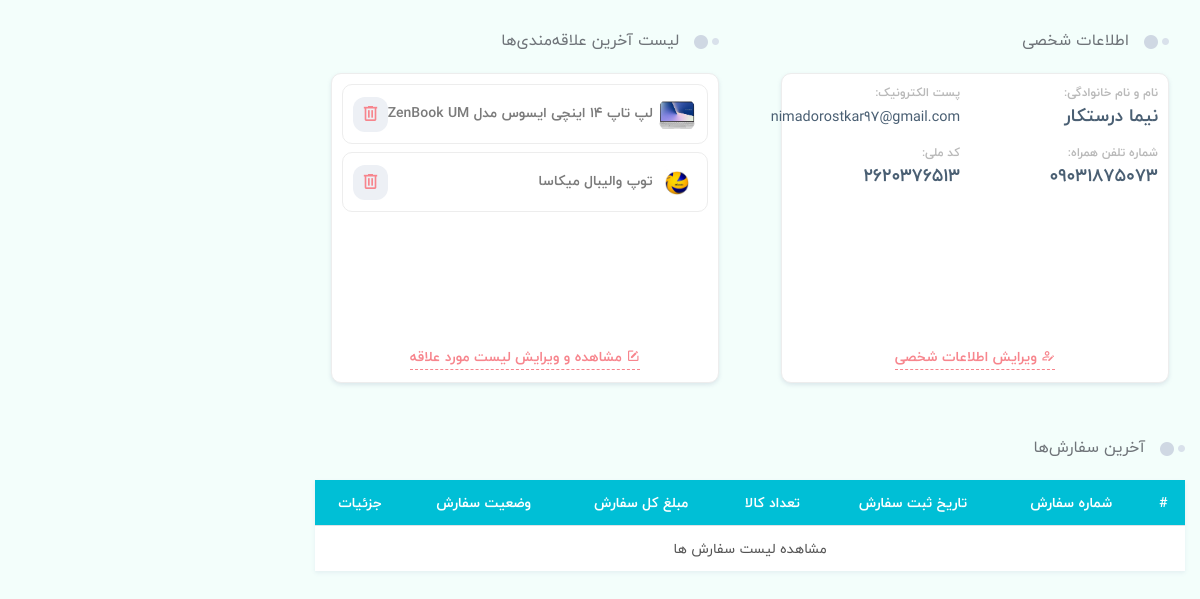
The app's page /profile (signed in) with its own data.
### eshop_account/models.py (models this page shows, shortened)
class UserProfile(models.Model):
    user = models.OneToOneField(User, on_delete=models.CASCADE, verbose_name='نام', related_name='profile')
    phone = models.CharField(blank=True, max_length=20, verbose_name='تلفن')
    national_code = models.CharField(blank=True, max_length=20, verbose_name='کدملی', default='_')
    image = models.ImageField(blank=True, null=True, upload_to=upload_image_path, verbose_name='تصویر')
    class Meta:
        verbose_name = 'کاربر'
        verbose_name_plural = 'کاربران'
    def user_name(self):
        return self.user.first_name + ' ' + self.user.last_name + ' ( ' + self.user.username + ' ) '
    user_name.short_description = 'نام کاربری'
    def image_tag(self):
        if self.image:
            return mark_safe('<img src="{}" height="50"/>'.format(self.image.url))
    image_tag.short_description = 'تصویر'

### eshop_product/models.py (models this page shows, shortened)
class Product(models.Model):
    STATUS = (
        ('True', "فعال"),
        ("False", "غیرفعال")
    )
    VARIANTS = (
        ('None', 'هیچ'),
        ('Size', 'سایز'),
        ('Color', 'رنگ'),
        ('Size-Color', 'سایزـ‌رنگ'),
    )
    category = models.ForeignKey(Category, on_delete=models.SET_NULL, null=True, verbose_name='دسته')
    brand = models.ForeignKey(Brand, on_delete=models.SET_NULL, blank=True, null=True, verbose_name='برند')
    title = models.CharField(max_length=200, verbose_name='عنوان فارسی')
    title_eng = models.CharField(max_length=150, blank=True, null=True, verbose_name='عنوان انگلیسی')
    keyword = models.CharField(max_length=250, verbose_name='کلمه کلیدی')
    variant = models.CharField(max_length=10, choices=VARIANTS, default='None', verbose_name='تنوع')
    description = models.CharField(max_length=300, verbose_name='توضیحات')
    image = models.ImageField(upload_to=upload_image_path, verbose_name='تصویر')
    price = models.IntegerField(verbose_name='قیمت')
    amount = models.IntegerField(verbose_name='تعداد')
    all_sale = models.IntegerField(default=0, verbose_name='تعداد فروش')
    view_count = models.BigIntegerField(default=0, verbose_name='تعداد بازدیدها')
    details = RichTextUploadingField(verbose_name='جزئيات محصول')
    analyze = RichTextUploadingField(blank=True, null=True, verbose_name='نقد و بررسی')
    status = models.CharField(max_length=50, choices=STATUS, verbose_name='وضعیت')
    slug = models.SlugField(verbose_name='عبارت لینک', null=False, unique=True, allow_unicode=True, max_length=200)
    creat_at = models.DateTimeField(auto_now_add=True, verbose_name='ایجاده شده در تاریخ')
    update_at = models.DateTimeField(auto_now=True, verbose_name='آپدیت شده در تاریخ')
    objects = ProductsManager()
    favourite = models.ManyToManyField(User, blank=True, verbose_name='علاقه‌مندی')
    class Meta:
        verbose_name = 'محصول'
        verbose_name_plural = 'محصولات'
    def price_th(self):
        return f"{self.price:,}"
    price_th.short_description = 'قیمت'
    def image_tag(self):
        return mark_safe('<img src="{}" height="50"/>'.format(self.image.url))
    image_tag.short_description = 'تصویر'
    def get_absolute_url(self):
        return reverse('product_detail', kwargs={'slug': self.slug, 'product_id': self.id})
    def fav_count(self):
        fav = User.objects.filter(product__exact=self.id)
        return fav.count()
    fav_count.short_description = 'تعداد علاقه‌مندان'

### eshop_account/views.py (the view)
# urls.py: path('profile', profile_page, name='profile_page'),
@login_required(login_url='/login')
def profile_page(request):
    site_info = SiteSetting.objects.filter(status=True).first()
    current_user = request.user
    profile = UserProfile.objects.filter(user__username=current_user).first()
    orders = Order.objects.filter(user_id=current_user.id).order_by('-id')[:3]
    favourites = Product.objects.filter(favourite=request.user, status=True).order_by('-id')[:3]
    context = {
        'site_info': site_info,
        'current_user': current_user,
        'profile': profile,
        'orders': orders,
        'favourites': favourites
    }
    return render(request, 'account/profile.html', context)

### eshop_account/templates/account/profile.html (shortened to what this page needs)
{% extends 'shared/_MainLayout.html' %}
{% load static %}
{% load render_partial %}
{% load humanize %}
{% block header_ref %}
    <link rel="stylesheet" href="{% static 'css/vendor/nouislider.min.css' %}">
{% endblock %}
{% block content %}
    <main class="main-content dt-sl mt-4 mb-3" style="transform: none;">
        <div class="container main-container" style="transform: none;">
            <div class="row" style="transform: none;">
                <div class="col-xl-9 col-lg-8 col-md-8 col-sm-12">
                    <div class="row">
                        <div class="col-xl-6 col-lg-12">
                            <div class="px-3">
                                <div class="section-title text-sm-title title-wide mb-1 no-after-title-wide dt-sl mb-2">
                                    <h2>اطلاعات شخصی</h2>
                                </div>
                                <div class="profile-section dt-sl">
                                    <div class="row">
                                        <div class="col-md-6 col-sm-12">
                                            <div class="label-info">
                                                <span>نام و نام خانوادگی:</span>
                                            </div>
                                            <div class="value-info">
                                                <span>{{ profile.user.first_name }} {{ profile.user.last_name }}</span>
                                            </div>
                                        </div>
                                        <div class="col-md-6 col-sm-12">
                                            <div class="label-info">
                                                <span>پست الکترونیک:</span>
                                            </div>
                                            <div class="value-info">
                                                <span> <small> {{ profile.user.email }} </small> </span>
                                            </div>
                                        </div>
                                        <div class="col-md-6 col-sm-12">
                                            <div class="label-info">
                                                <span>شماره تلفن همراه:</span>
                                            </div>
                                            <div class="value-info">
                                                <span>{{ profile.phone }}</span>
                                            </div>
                                        </div>
                                        <div class="col-md-6 col-sm-12">
                                            <div class="label-info">
                                                <span>کد ملی:</span>
                                            </div>
                                            <div class="value-info">
                                                <span>{{ profile.national_code }}</span>
                                            </div>
                                        </div>
                                    </div>
                                    <div class="profile-section-link">
                                        <a href="{% url 'profile_info_edit' %}" class="border-bottom-dt">
                                            <i class="mdi mdi-account-edit-outline"></i>
                                            ویرایش اطلاعات شخصی
                                        </a>
                                    </div>
                                </div>
                            </div>
                        </div>
                        <div class="col-xl-6 col-lg-12">
                            <div class="px-3">
                                <div class="section-title text-sm-title title-wide mb-1 no-after-title-wide dt-sl mb-2">
                                    <h2>لیست آخرین علاقه‌مندی‌ها</h2>
                                </div>
                                <div class="profile-section dt-sl">
                                    <ul class="list-favorites">
                                        {% if favourites %}
                                            {% for product in favourites %}
                                                <li>
                                                    <a href="{{ product.get_absolute_url }}">
                                                        <img src="{{ product.image.url }}" alt="">
                                                        <span>{{ product.title|truncatechars:40 }}</span>
                                                    </a>
                                                    <button onClick="location.href='{% url "product_favourite" product.id %}'">
                                                        <i class="mdi mdi-trash-can-outline"></i>
                                                    </button>
                                                </li>
                                            {% endfor %}
                                        {% else %}
                                            <li>
                                                <span class="align-content-center">هنوز محصولی را برای علاقه‌مندی انتخاب نکرده‌اید</span>
                                            </li>
                                        {% endif %}
                                    </ul>
                                    <div class="profile-section-link">
                                        <a href="{% url 'profile_favourites' %}" class="border-bottom-dt">
                                            <i class="mdi mdi-square-edit-outline"></i>
                                            مشاهده و ویرایش لیست مورد علاقه
                                        </a>
                                    </div>
                                </div>
                            </div>
                        </div>
                    </div>
                    <div class="row mt-5">
                        <div class="col-12">
                            <div class="section-title text-sm-title title-wide mb-1 no-after-title-wide dt-sl mb-2 px-res-1">
                                <h2>آخرین سفارش‌ها</h2>
                            </div>
                            <div class="dt-sl">
                                <div class="table-responsive">
                                    <table class="table table-order">
                                        <thead>
                                        <tr>
                                            <th>#</th>
                                            <th>شماره سفارش</th>
                                            <th>تاریخ ثبت سفارش</th>
                                            <th>تعداد کالا</th>
                                            <th>مبلغ کل سفارش</th>
                                            <th>وضعیت سفارش</th>
                                            <th>جزئیات</th>
                                        </tr>
                                        </thead>
                                        <tbody>
                                        <tr>
                                            <td class="link-to-orders" colspan="7"><a href="{% url 'OrdersList' %}">مشاهده لیست
                                                سفارش
                                                ها</a></td>
                                        </tr>
                                        </tbody>
                                    </table>
                                </div>
                            </div>
                        </div>
                    </div>
                </div>
            </div>
        </div>
    </main>
{% endblock %}

### records on screen
UserProfile: user.first_name "نیما", user.last_name "درستکار", user.email "nimadorostkar97@gmail.com", phone "09031875073", national_code "۲۶۲۰۳۷۶۵۱۳"
Product: image (picture), title "لپ تاپ 14 اینچی ایسوس مدل ZenBook UM…"
Product: image (picture), title "توپ والیبال میکاسا"
